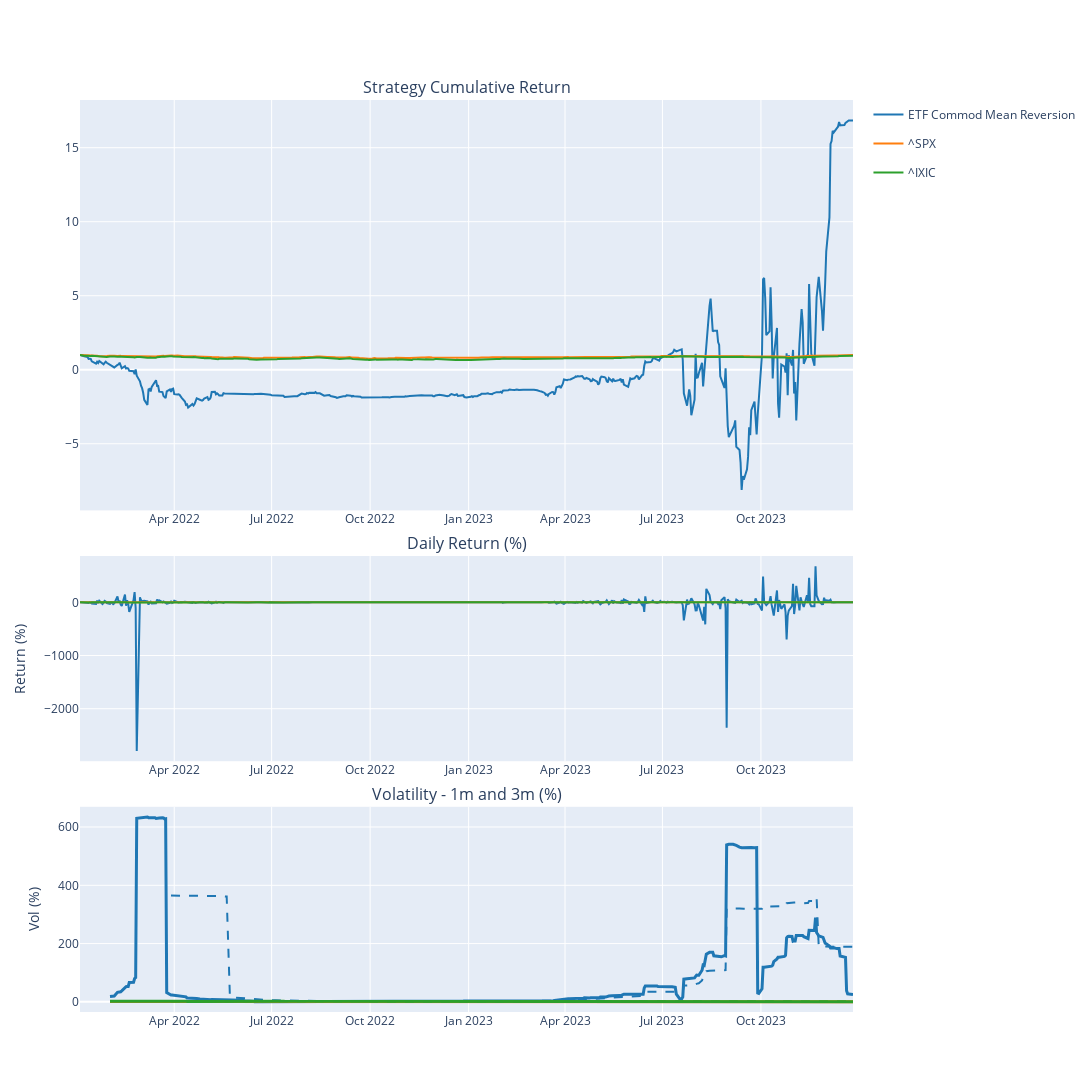
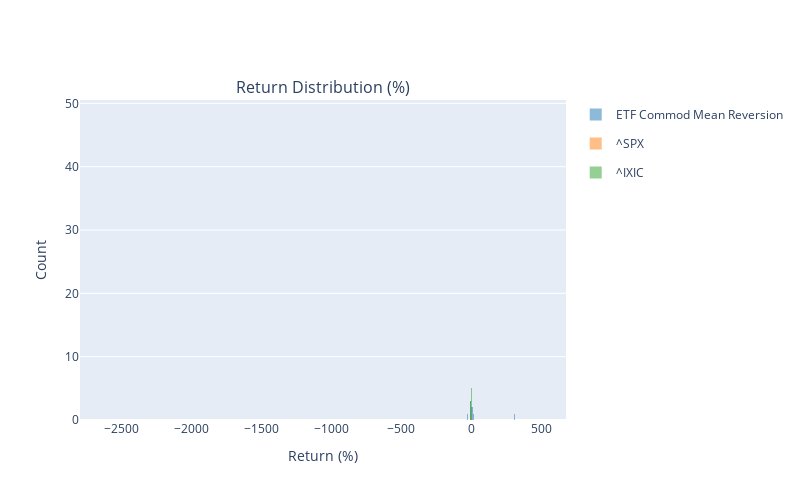
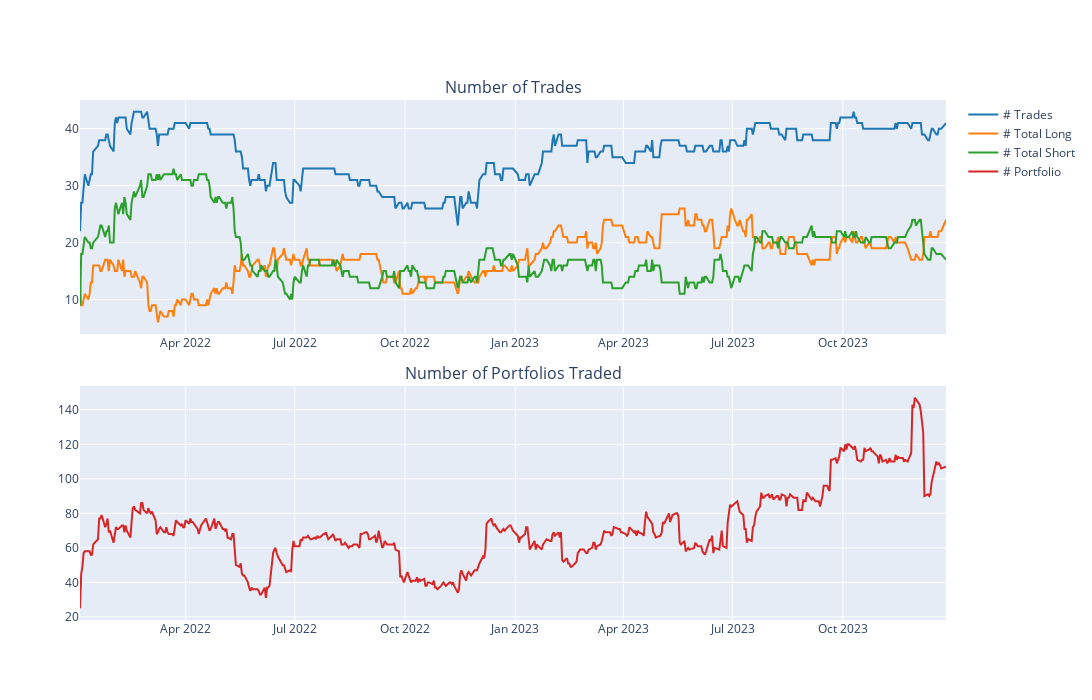

Here is the notebook cell these charts were saved with, in order:
### Code cell
strategy = InterdayMeanReversion('ETF Commod Mean Reversion')
strategy.set_capital(100000)
strategy.set_portfolio_comb(ports)
strategy.set_start_date(start_date)
strategy.set_end_date(end_date)
strategy.preprocess_data()
strategy.generate_position()
strategy.backtest_summary()

### Figure 1 — Plotly figure (JSON) as saved in the notebook; plotly's stock layout.template omitted (floating-point values rounded to 4 significant figures; data arrays with more than 128 entries replaced by an {"elided": "..."} marker saying what was removed)
{"data": [{"legendgroup": "ETF Commod Mean Reversion", "marker": {"color": "rgb(31, 119, 180)"}, "name": "ETF Commod Mean Reversion", "type": "scatter", "x": {"elided": "498 str values"}, "xaxis": "x", "y": {"elided": "498 float values"}, "yaxis": "y"}, {"legendgroup": "ETF Commod Mean Reversion", "marker": {"color": "rgb(31, 119, 180)"}, "name": "ETF Commod Mean Reversion", "showlegend": false, "type": "scatter", "x": {"elided": "498 str values"}, "xaxis": "x2", "y": {"elided": "498 float values"}, "yaxis": "y2"}, {"legendgroup": "ETF Commod Mean Reversion", "line": {"width": 3}, "marker": {"color": "rgb(31, 119, 180)"}, "name": "1m - ETF Commod Mean Reversion", "showlegend": false, "type": "scatter", "x": {"elided": "498 str values"}, "xaxis": "x3", "y": {"elided": "498 float values"}, "yaxis": "y3"}, {"legendgroup": "ETF Commod Mean Reversion", "line": {"dash": "dash"}, "marker": {"color": "rgb(31, 119, 180)"}, "name": "3m - ETF Commod Mean Reversion", "showlegend": false, "type": "scatter", "x": {"elided": "498 str values"}, "xaxis": "x3", "y": {"elided": "498 float values"}, "yaxis": "y3"}, {"legendgroup": "^SPX", "marker": {"color": "rgb(255, 127, 14)"}, "name": "^SPX", "type": "scatter", "x": {"elided": "498 str values"}, "xaxis": "x", "y": {"elided": "498 float values"}, "yaxis": "y"}, {"legendgroup": "^SPX", "marker": {"color": "rgb(255, 127, 14)"}, "name": "^SPX", "showlegend": false, "type": "scatter", "x": {"elided": "498 str values"}, "xaxis": "x2", "y": {"elided": "498 float values"}, "yaxis": "y2"}, {"legendgroup": "^SPX", "line": {"width": 3}, "marker": {"color": "rgb(255, 127, 14)"}, "name": "1m - ^SPX", "showlegend": false, "type": "scatter", "x": {"elided": "498 str values"}, "xaxis": "x3", "y": {"elided": "498 float values"}, "yaxis": "y3"}, {"legendgroup": "^SPX", "line": {"dash": "dash"}, "marker": {"color": "rgb(255, 127, 14)"}, "name": "3m - ^SPX", "showlegend": false, "type": "scatter", "x": {"elided": "498 str values"}, "xaxis": "x3", "y": {"elided": "498 float values"}, "yaxis": "y3"}, {"legendgroup": "^IXIC", "marker": {"color": "rgb(44, 160, 44)"}, "name": "^IXIC", "type": "scatter", "x": {"elided": "498 str values"}, "xaxis": "x", "y": {"elided": "498 float values"}, "yaxis": "y"}, {"legendgroup": "^IXIC", "marker": {"color": "rgb(44, 160, 44)"}, "name": "^IXIC", "showlegend": false, "type": "scatter", "x": {"elided": "498 str values"}, "xaxis": "x2", "y": {"elided": "498 float values"}, "yaxis": "y2"}, {"legendgroup": "^IXIC", "line": {"width": 3}, "marker": {"color": "rgb(44, 160, 44)"}, "name": "1m - ^IXIC", "showlegend": false, "type": "scatter", "x": {"elided": "498 str values"}, "xaxis": "x3", "y": {"elided": "498 float values"}, "yaxis": "y3"}, {"legendgroup": "^IXIC", "line": {"dash": "dash"}, "marker": {"color": "rgb(44, 160, 44)"}, "name": "3m - ^IXIC", "showlegend": false, "type": "scatter", "x": {"elided": "498 str values"}, "xaxis": "x3", "y": {"elided": "498 float values"}, "yaxis": "y3"}], "layout": {"annotations": [{"font": {"size": 16}, "showarrow": false, "text": "Strategy Cumulative Return", "x": 0.5, "xanchor": "center", "xref": "paper", "y": 1, "yanchor": "bottom", "yref": "paper"}, {"font": {"size": 16}, "showarrow": false, "text": "Daily Return (%)", "x": 0.5, "xanchor": "center", "xref": "paper", "y": 0.5, "yanchor": "bottom", "yref": "paper"}, {"font": {"size": 16}, "showarrow": false, "text": "Volatility - 1m and 3m (%)", "x": 0.5, "xanchor": "center", "xref": "paper", "y": 0.225, "yanchor": "bottom", "yref": "paper"}], "height": 1200, "hovermode": "x", "width": 1500, "xaxis": {"anchor": "y", "domain": [0, 1], "matches": "x3", "showticklabels": true}, "xaxis2": {"anchor": "y2", "domain": [0, 1], "matches": "x3", "showticklabels": true}, "xaxis3": {"anchor": "y3", "domain": [0, 1], "showticklabels": true}, "yaxis": {"anchor": "x", "domain": [0.55, 1]}, "yaxis2": {"anchor": "x2", "domain": [0.275, 0.5], "title": {"text": "Return (%)"}}, "yaxis3": {"anchor": "x3", "domain": [0, 0.225], "title": {"text": "Vol (%)"}}}}

### Figure 2 — Plotly figure (JSON) as saved in the notebook; plotly's stock layout.template omitted (floating-point values rounded to 4 significant figures; data arrays with more than 128 entries replaced by an {"elided": "..."} marker saying what was removed)
{"data": [{"legendgroup": "ETF Commod Mean Reversion", "marker": {"color": "rgb(31, 119, 180)"}, "name": "ETF Commod Mean Reversion", "opacity": 0.5, "showlegend": true, "type": "histogram", "x": {"elided": "497 float values"}, "xaxis": "x", "xbins": {"size": 0.2}, "yaxis": "y"}, {"legendgroup": "^SPX", "marker": {"color": "rgb(255, 127, 14)"}, "name": "^SPX", "opacity": 0.5, "showlegend": true, "type": "histogram", "x": {"elided": "497 float values"}, "xaxis": "x", "xbins": {"size": 0.2}, "yaxis": "y"}, {"legendgroup": "^IXIC", "marker": {"color": "rgb(44, 160, 44)"}, "name": "^IXIC", "opacity": 0.5, "showlegend": true, "type": "histogram", "x": {"elided": "497 float values"}, "xaxis": "x", "xbins": {"size": 0.2}, "yaxis": "y"}], "layout": {"annotations": [{"font": {"size": 16}, "showarrow": false, "text": "Return Distribution (%)", "x": 0.5, "xanchor": "center", "xref": "paper", "y": 1, "yanchor": "bottom", "yref": "paper"}], "barmode": "overlay", "height": 500, "hovermode": "x", "width": 800, "xaxis": {"anchor": "y", "domain": [0, 1], "title": {"text": "Return (%)"}}, "yaxis": {"anchor": "x", "domain": [0, 1], "title": {"text": "Count"}}}}

### Figure 3 — Plotly figure (JSON) as saved in the notebook; plotly's stock layout.template omitted (floating-point values rounded to 4 significant figures; data arrays with more than 128 entries replaced by an {"elided": "..."} marker saying what was removed)
{"data": [{"marker": {"color": "rgb(31, 119, 180)"}, "name": "# Trades", "showlegend": true, "type": "scatter", "x": {"elided": "498 str values"}, "xaxis": "x", "y": {"elided": "498 int values"}, "yaxis": "y"}, {"marker": {"color": "rgb(255, 127, 14)"}, "name": "# Total Long", "showlegend": true, "type": "scatter", "x": {"elided": "498 str values"}, "xaxis": "x", "y": {"elided": "498 int values"}, "yaxis": "y"}, {"marker": {"color": "rgb(44, 160, 44)"}, "name": "# Total Short", "showlegend": true, "type": "scatter", "x": {"elided": "498 str values"}, "xaxis": "x", "y": {"elided": "498 int values"}, "yaxis": "y"}, {"marker": {"color": "rgb(214, 39, 40)"}, "name": "# Portfolio", "showlegend": true, "type": "scatter", "x": {"elided": "498 str values"}, "xaxis": "x2", "y": {"elided": "498 int values"}, "yaxis": "y2"}], "layout": {"annotations": [{"font": {"size": 16}, "showarrow": false, "text": "Number of Trades", "x": 0.5, "xanchor": "center", "xref": "paper", "y": 1, "yanchor": "bottom", "yref": "paper"}, {"font": {"size": 16}, "showarrow": false, "text": "Number of Portfolios Traded", "x": 0.5, "xanchor": "center", "xref": "paper", "y": 0.45, "yanchor": "bottom", "yref": "paper"}], "height": 700, "hovermode": "x", "width": 1300, "xaxis": {"anchor": "y", "domain": [0, 1], "matches": "x2", "showticklabels": true}, "xaxis2": {"anchor": "y2", "domain": [0, 1], "showticklabels": true}, "yaxis": {"anchor": "x", "domain": [0.55, 1]}, "yaxis2": {"anchor": "x2", "domain": [0, 0.45]}}}
